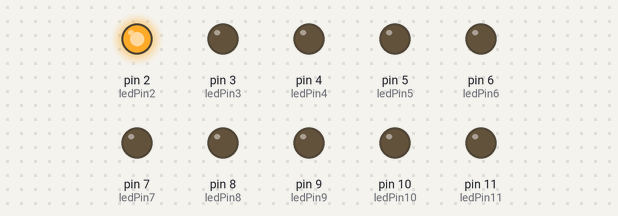
This sketch was run on a simulated Arduino Uno, built with avr-gcc and run on an emulated ATmega328P. Parts: output pins drawn as LEDs (lit = HIGH).

Above: at 0.15 s.
At 2.25 s:
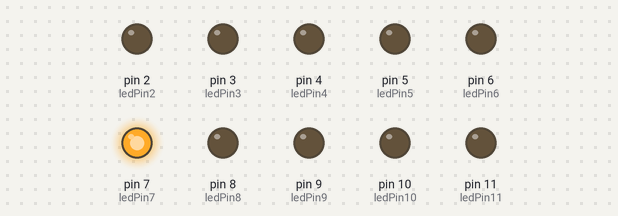
At 3.45 s:
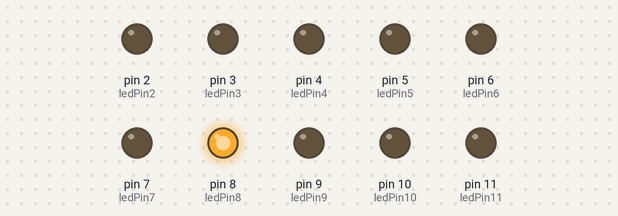
At 7.96 s:
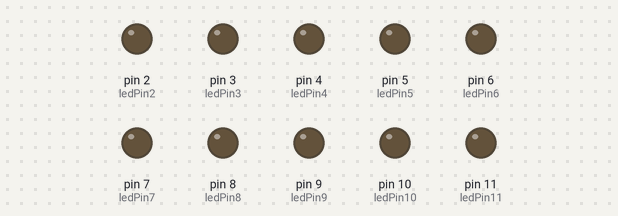
At 11.56 s:
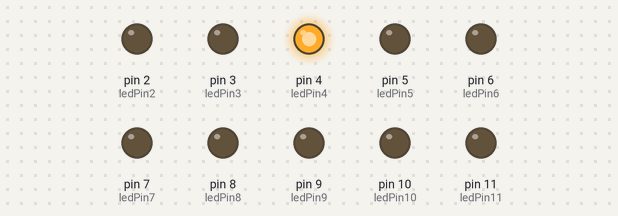
At 16.07 s:
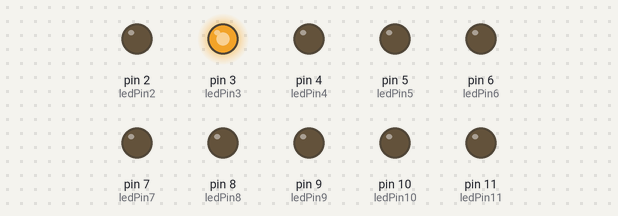
Timing chart, 0 to 16.0 s (numbered marks = the images above):
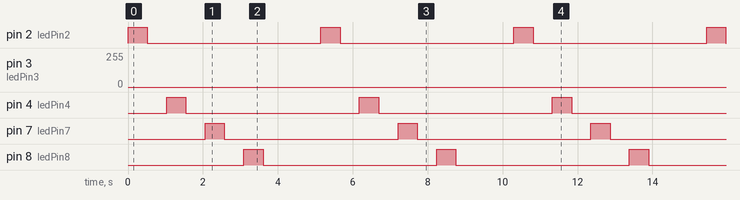

Measured:
- by itself, pin 2 (ledPin2), pin 4 (ledPin4), pin 7 (ledPin7), pin 8 (ledPin8): alternates HIGH for 0.51 s and LOW for 4.6 s

The sketch:

A09_Lauflicht.ino
```cpp
/* Lauflicht
 *  LED dimmen
 *  Board: Uno
 */


int ledPin9 = 9;

int ledPin10 = 10;

int ledPin11 = 11;

int ledPin6 = 6;

int ledPin5 = 5;

int ledPin3 = 3;


//Digital
int ledPin2 = 2;
int ledPin4 = 4;
int ledPin7 = 7;
int ledPin8 = 8;


int zeit= 2;

void setup()
{
  pinMode(ledPin2, OUTPUT); // setzt pin als Ausgang
  pinMode(ledPin4, OUTPUT); // setzt pin als Ausgang
  pinMode(ledPin7, OUTPUT); // setzt pin als Ausgang
  pinMode(ledPin8, OUTPUT); // setzt pin als Ausgang

  pinMode(ledPin3, OUTPUT); // setzt pin als Ausgang
  pinMode(ledPin5, OUTPUT); // setzt pin als Ausgang
  pinMode(ledPin6, OUTPUT); // setzt pin als Ausgang
  pinMode(ledPin9, OUTPUT);
    pinMode(ledPin10, OUTPUT);
    pinMode(ledPin11, OUTPUT);
}

void loop()
{


  //LED9
  for (int helligkeit =1; helligkeit <= 255; helligkeit = helligkeit +1)
    {
    analogWrite(ledPin9, helligkeit);
    delay(zeit);
    digitalWrite(ledPin2, HIGH);
    }
  for (int helligkeit =255; helligkeit >= 0; helligkeit = helligkeit -1)
    {
    analogWrite(ledPin9, helligkeit);
    delay(zeit);
       digitalWrite(ledPin2, LOW);
    }


    //LED10
  for (int helligkeit =1; helligkeit <= 255; helligkeit = helligkeit +1)
    {
    analogWrite(ledPin10, helligkeit);
    delay(zeit);
    digitalWrite(ledPin4, HIGH);
    }
  for (int helligkeit =255; helligkeit >= 0; helligkeit = helligkeit -1)
    {
    analogWrite(ledPin10, helligkeit);
    delay(zeit);
           digitalWrite(ledPin4, LOW);
    }


    //LED11
  for (int helligkeit =1; helligkeit <= 255; helligkeit = helligkeit +1)
    {
    analogWrite(ledPin11, helligkeit);
    delay(zeit);
        digitalWrite(ledPin7, HIGH);
    }
  for (int helligkeit =255; helligkeit >= 0; helligkeit = helligkeit -1)
    {
    analogWrite(ledPin11, helligkeit);
    delay(zeit);
            digitalWrite(ledPin7, LOW);
    }

    //LED6
  for (int helligkeit =1; helligkeit <= 255; helligkeit = helligkeit +1)
    {
    analogWrite(ledPin6, helligkeit);
    delay(zeit);
    digitalWrite(ledPin8, HIGH);
    }
  for (int helligkeit =255; helligkeit >= 0; helligkeit = helligkeit -1)
    {
    analogWrite(ledPin6, helligkeit);
    delay(zeit);
    digitalWrite(ledPin8, LOW);
    }

      //LED5
  for (int helligkeit =1; helligkeit <= 255; helligkeit = helligkeit +1)
    {
    analogWrite(ledPin5, helligkeit);
    delay(zeit);
    }
  for (int helligkeit =255; helligkeit >= 0; helligkeit = helligkeit -1)
    {
    analogWrite(ledPin5, helligkeit);
    delay(zeit);
    }

      //LED3
  for (int helligkeit =1; helligkeit <= 255; helligkeit = helligkeit +1)
    {
    analogWrite(ledPin3, helligkeit);
    delay(zeit);
        digitalWrite(ledPin2, HIGH);
    }
  for (int helligkeit =255; helligkeit >= 0; helligkeit = helligkeit -1)
    {
    analogWrite(ledPin3, helligkeit);
    delay(zeit);
        digitalWrite(ledPin2, LOW);
    }


        //LED5
  for (int helligkeit =1; helligkeit <= 255; helligkeit = helligkeit +1)
    {
    analogWrite(ledPin5, helligkeit);
    delay(zeit);
        digitalWrite(ledPin4, HIGH);
    }
  for (int helligkeit =255; helligkeit >= 0; helligkeit = helligkeit -1)
    {
    analogWrite(ledPin5, helligkeit);
    delay(zeit);
        digitalWrite(ledPin4, LOW);
    }

      //LED6
  for (int helligkeit =1; helligkeit <= 255; helligkeit = helligkeit +1)
    {
    analogWrite(ledPin6, helligkeit);
    delay(zeit);
    digitalWrite(ledPin7, HIGH);
    }
  for (int helligkeit =255; helligkeit >= 0; helligkeit = helligkeit -1)
    {
    analogWrite(ledPin6, helligkeit);
    delay(zeit);
        digitalWrite(ledPin7, LOW);
    }

      //LED11
  for (int helligkeit =1; helligkeit <= 255; helligkeit = helligkeit +1)
    {
    analogWrite(ledPin11, helligkeit);
    delay(zeit);
    digitalWrite(ledPin8, HIGH);
    }
  for (int helligkeit =255; helligkeit >= 0; helligkeit = helligkeit -1)
    {
    analogWrite(ledPin11, helligkeit);
    delay(zeit);
    digitalWrite(ledPin8, LOW);
    }


    //LED10
  for (int helligkeit =1; helligkeit <= 255; helligkeit = helligkeit +1)
    {
    analogWrite(ledPin10, helligkeit);
    delay(zeit);
    }
  for (int helligkeit =255; helligkeit >= 0; helligkeit = helligkeit -1)
    {
    analogWrite(ledPin10, helligkeit);
    delay(zeit);
    }


}
```
